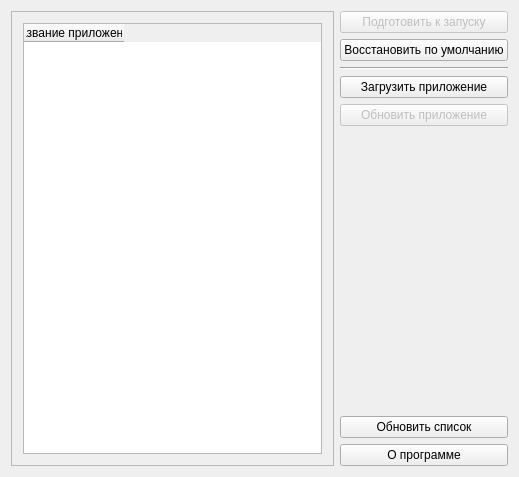
<?xml version="1.0" encoding="UTF-8"?>
<ui version="4.0">
 <class>MainWidget</class>
 <widget class="QWidget" name="MainWidget">
  <property name="geometry">
   <rect>
    <x>0</x>
    <y>0</y>
    <width>519</width>
    <height>477</height>
   </rect>
  </property>
  <property name="windowTitle">
   <string>PlatMotionManager</string>
  </property>
  <layout class="QHBoxLayout" name="horizontalLayout">
   <item>
    <widget class="QScrollArea" name="scrollArea">
     <property name="widgetResizable">
      <bool>true</bool>
     </property>
     <widget class="QWidget" name="scrollAreaWidgetContents">
      <property name="geometry">
       <rect>
        <x>0</x>
        <y>0</y>
        <width>309</width>
        <height>453</height>
       </rect>
      </property>
      <layout class="QHBoxLayout" name="horizontalLayout_2">
       <item>
        <widget class="QTableWidget" name="projectsTW">
         <column>
          <property name="text">
           <string>Название приложения</string>
          </property>
         </column>
        </widget>
       </item>
      </layout>
     </widget>
    </widget>
   </item>
   <item>
    <layout class="QVBoxLayout" name="verticalLayout">
     <item>
      <widget class="QPushButton" name="launchPB">
       <property name="enabled">
        <bool>false</bool>
       </property>
       <property name="text">
        <string>Подготовить к запуску</string>
       </property>
      </widget>
     </item>
     <item>
      <widget class="QPushButton" name="defaultPB">
       <property name="text">
        <string>Восстановить по умолчанию</string>
       </property>
      </widget>
     </item>
     <item>
      <widget class="Line" name="line">
       <property name="orientation">
        <enum>Qt::Horizontal</enum>
       </property>
      </widget>
     </item>
     <item>
      <widget class="QPushButton" name="loadPB">
       <property name="text">
        <string>Загрузить приложение</string>
       </property>
      </widget>
     </item>
     <item>
      <widget class="QPushButton" name="reloadPB">
       <property name="enabled">
        <bool>false</bool>
       </property>
       <property name="text">
        <string>Обновить приложение</string>
       </property>
      </widget>
     </item>
     <item>
      <spacer name="verticalSpacer">
       <property name="orientation">
        <enum>Qt::Vertical</enum>
       </property>
       <property name="sizeHint" stdset="0">
        <size>
         <width>20</width>
         <height>40</height>
        </size>
       </property>
      </spacer>
     </item>
     <item>
      <widget class="QPushButton" name="refreshProjectsPB">
       <property name="text">
        <string>Обновить список</string>
       </property>
      </widget>
     </item>
     <item>
      <widget class="QPushButton" name="aboutPB">
       <property name="text">
        <string>О программе</string>
       </property>
      </widget>
     </item>
    </layout>
   </item>
  </layout>
 </widget>
 <layoutdefault spacing="6" margin="11"/>
 <resources/>
 <connections/>
</ui>
